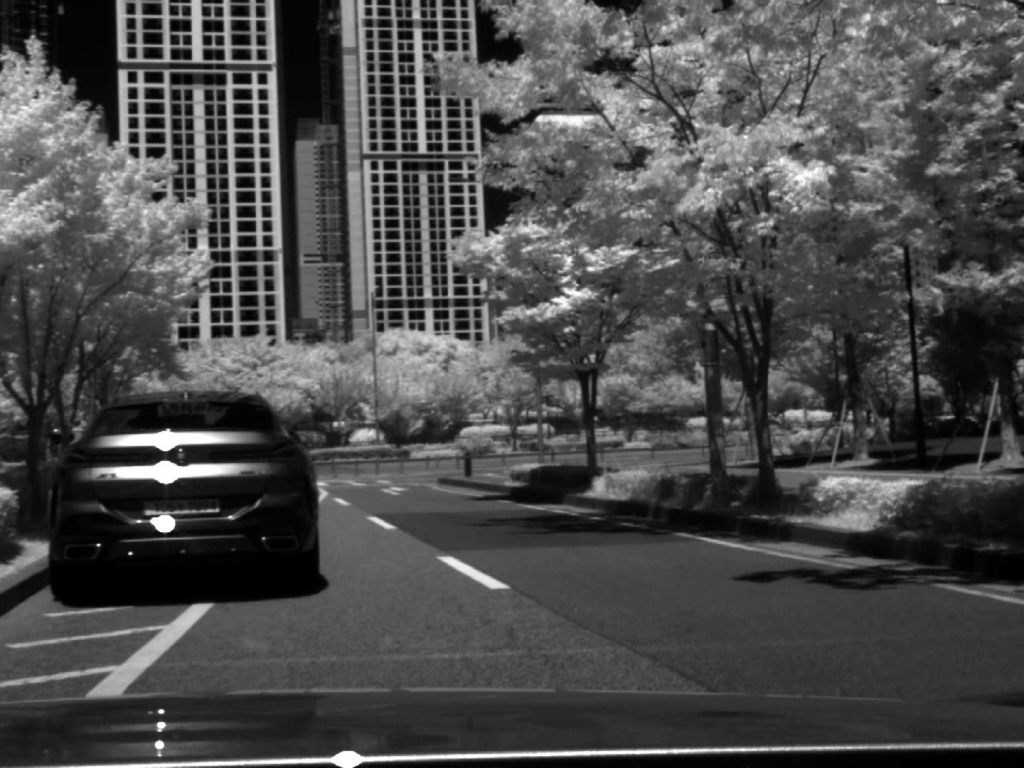
#> input picture paired/frame21_modified2_swir.jpg, 2048 x 1536 px (shown at 1/2 size)
$ python alingment2.py
#> lines starting #> are read from the running program, lines starting #| are printed output that depends on the picture
import cv2 as cv
import numpy as np

# read the images
ir = cv.imread('paired/frame21_modified2_swir.jpg', cv.IMREAD_GRAYSCALE)
#> ir is the input picture: shape (1536, 2048); min 0, max 255, mean 74.9
ir_bgr = cv.imread('paired/frame21_modified2_swir.jpg')
rgb = cv.imread('paired/frame21_rgb.jpg', cv.IMREAD_COLOR)
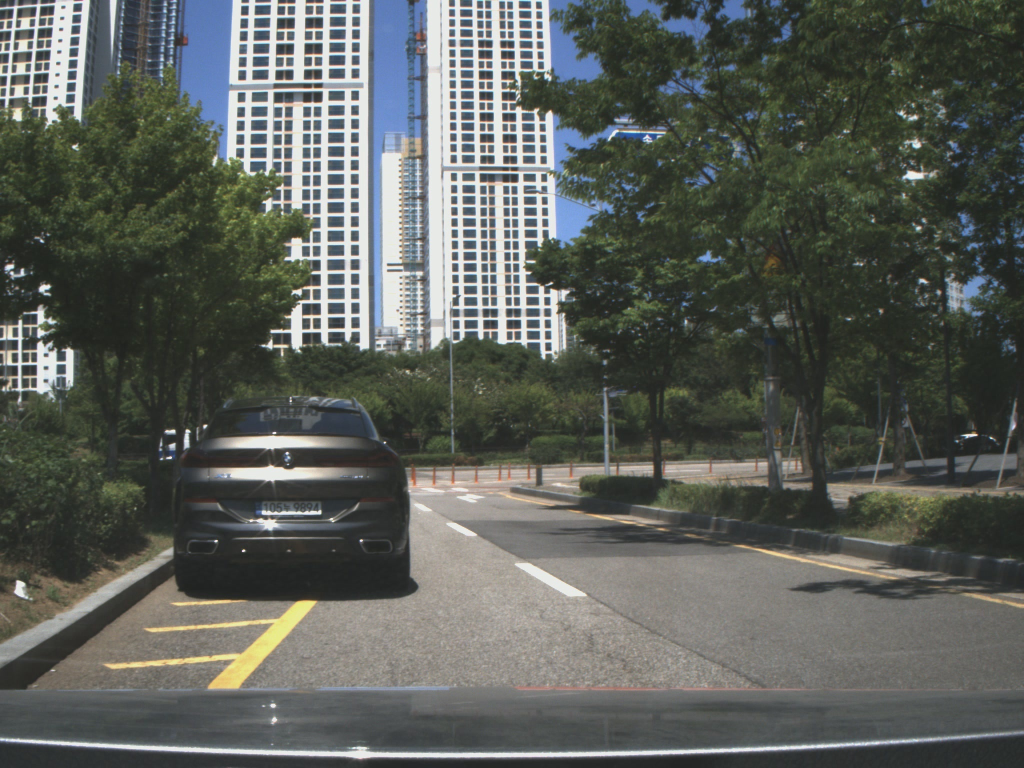
#> input picture paired/frame21_rgb.jpg, 2048 x 1536 px (shown at 1/2 size)
#> rgb is the input picture: shape (1536, 2048, 3); mean B, G, R 89.7, 95, 91.2


descriptor = cv.SIFT.create()
matcher = cv.FlannBasedMatcher()

# get features from images
kps_ir, desc_ir = descriptor.detectAndCompute(ir, mask=None)
#> kps_ir = 7302 keypoints; strongest (x, y, size): (328, 1046, 28), (322, 1423, 7.1), (260, 1107, 4.7), (197, 1090, 4.4)
gray = cv.cvtColor(rgb, cv.COLOR_BGR2GRAY)
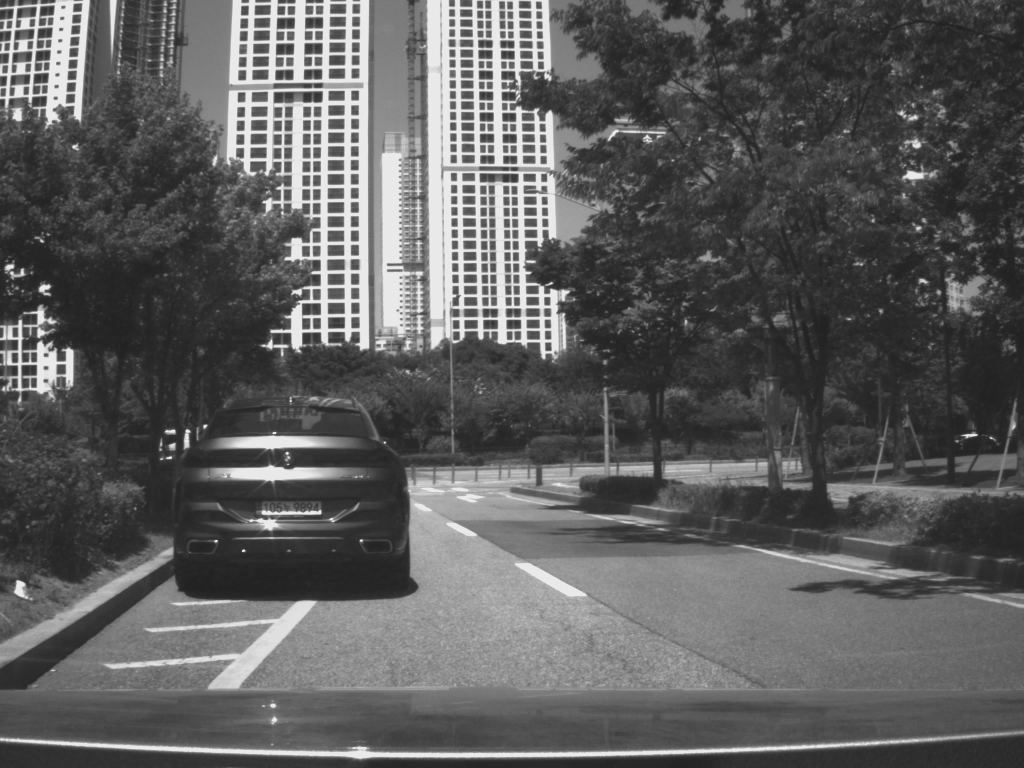
#> gray: shape (1536, 2048) (shown at 1/2 size); min 30, max 242, mean 93.3
kps_color, desc_color = descriptor.detectAndCompute(gray, mask=None)
#> kps_color = 7277 keypoints; strongest (x, y, size): (487, 1101, 4), (432, 1082, 4), (88, 576, 13.9), (410, 852, 5.2)

# find the corresponding point pairs
if (desc_ir is not None and desc_color is not None and len(desc_ir) >=2 and len(desc_color) >= 2):
    rawMatch = matcher.knnMatch(desc_color, desc_ir, k=2)
#> rawMatch = 7277 matches
matches = []
# ensure the distance is within a certain ratio of each other (i.e. Lowe's ratio test)
ratio = 0.75
for m in rawMatch:
    if len(m) == 2 and m[0].distance < m[1].distance * ratio:
        matches.append((m[0].trainIdx, m[0].queryIdx))
#> after the loop, matches = 411 pairs, first value 94 to 7172, second value 198 to 7204

# convert keypoints to points
pts_ir, pts_color = [], []
for id_ir, id_color in matches:
    pts_ir.append(kps_ir[id_ir].pt)
    pts_color.append(kps_color[id_color].pt)
#> this loop made 411 passes
#> (id_ir, id_color) on passes 1 to 3: (6236, 198), (1050, 227), (1015, 235)
#> after the loop, pts_color = 411 pairs, first value 40.66 to 2003.2, second value 9.43 to 1480.2; pts_ir = 411 pairs, first value 27.33 to 1990.6, second value 8.7 to 1525.9
pts_ir = np.array(pts_ir, dtype=np.float32)
pts_color = np.array(pts_color, dtype=np.float32)

# compute homography
if len(matches) > 4:
    #H, status = cv.findHomography(pts_ir, pts_color, cv.RANSAC)
    H, _ = cv.estimateAffine2D(pts_ir, pts_color)
#> H = [[0.925, -0.0193, 222], [0.0082, 0.978, 24.57]]
    H = np.vstack((H, [0, 0, 1]))
#> H = [[0.925, -0.0193, 222], [0.0082, 0.978, 24.57], [0, 0, 1]]

warped = cv.warpPerspective(ir, H, (rgb.shape[1], rgb.shape[0]))
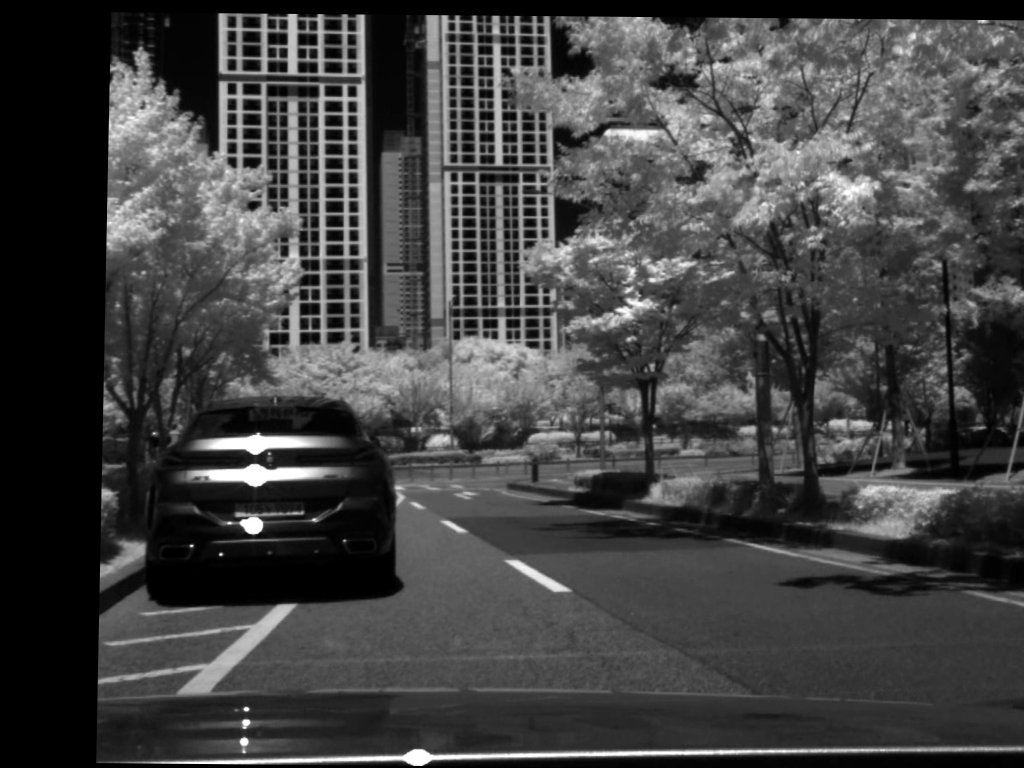
#> warped: shape (1536, 2048) (shown at 1/2 size); min 0, max 255, mean 66.4
warped = cv.cvtColor(warped, cv.COLOR_GRAY2BGR)
#> warped: shape (1536, 2048, 3)

# visualize the result
# Show aligned images
im1_save = cv.resize(rgb, (rgb.shape[1]//3, rgb.shape[0]//3))
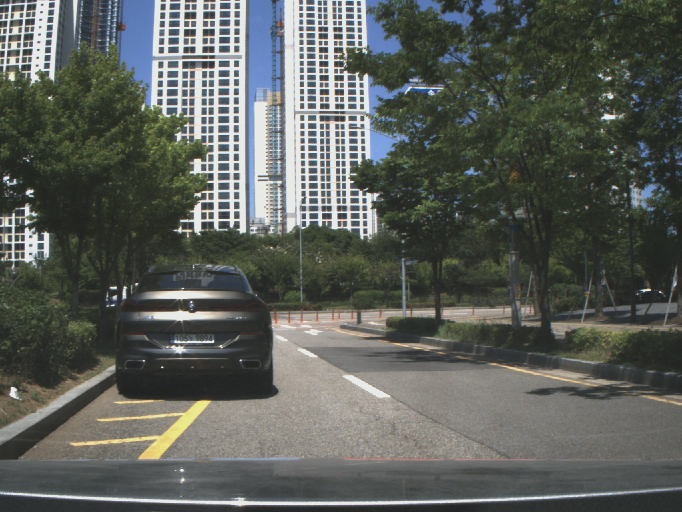
#> im1_save: shape (512, 682, 3); mean B, G, R 89.7, 95, 91.2
im2_save = cv.resize(ir_bgr, (ir_bgr.shape[1]//3, ir_bgr.shape[0]//3))
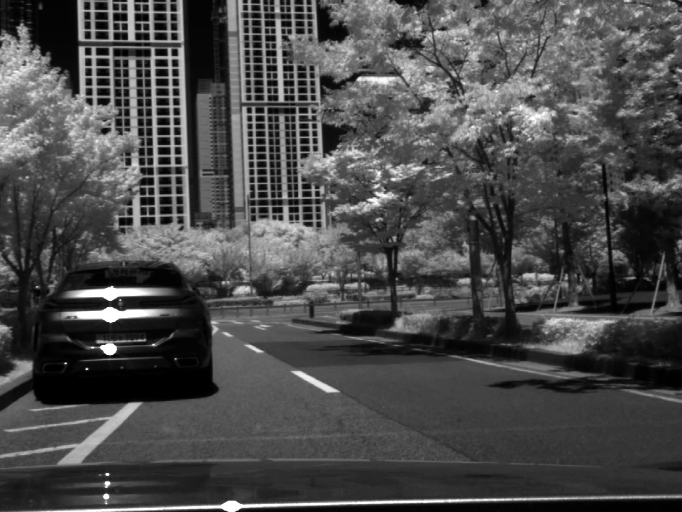
#> im2_save: shape (512, 682, 3); min 0, max 255, mean 74.9
aligned_img2_save = cv.resize(warped, (warped.shape[1]//3, warped.shape[0]//3))
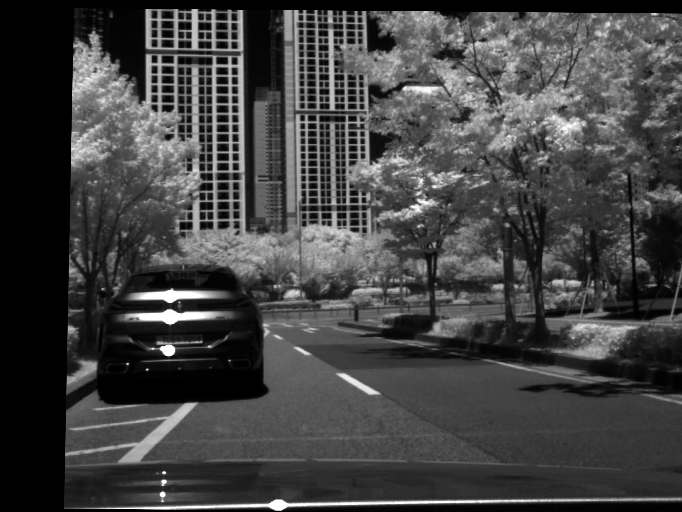
#> aligned_img2_save: shape (512, 682, 3); min 0, max 255, mean 66.4

font = cv.FONT_HERSHEY_TRIPLEX
org = (50, 50)
fontScale = 1
color = (255, 255, 255)
thickness = 2

image = cv.putText(im1_save, 'RGB', org, font,
                   fontScale, color, thickness, cv.LINE_AA)
image = cv.putText(im2_save, 'IR', org, font,
                   fontScale, color, thickness, cv.LINE_AA)
image = cv.putText(aligned_img2_save, 'aligned', org, font,
                   fontScale, color, thickness, cv.LINE_AA)

result = np.hstack((im1_save, im2_save, aligned_img2_save))
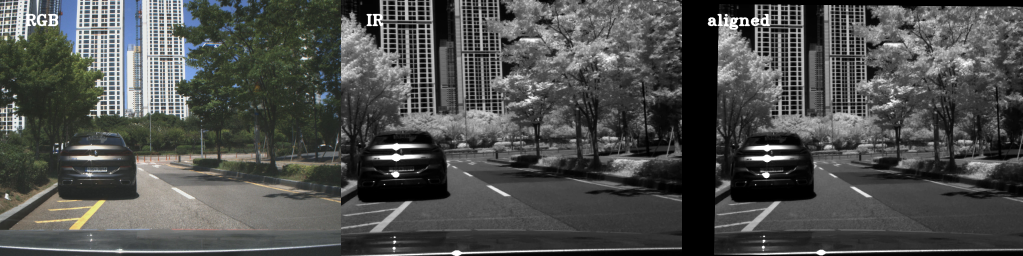
#> result: shape (512, 2046, 3) (shown at 1/2 size); mean B, G, R 77.6, 79.3, 78.1
# Using cv2.putText() method

cv.imwrite('aligned_img2.jpeg', result )
cv.imshow('Aligned Image 2', result)
cv.waitKey(0)
cv.destroyAllWindows()
